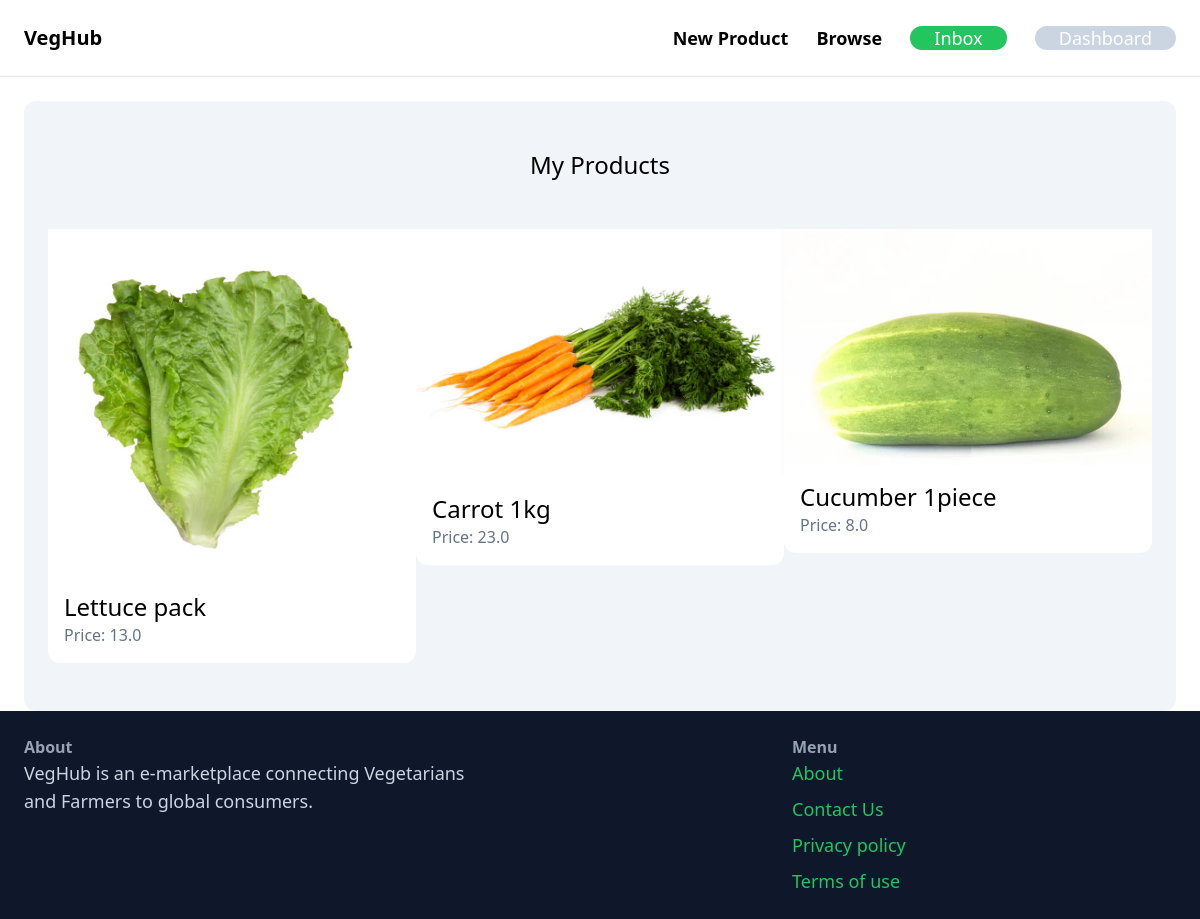
Screenshot of /dashboard/ (signed in) with the database file from the repository.
### products/models.py (models this page shows, shortened)
class Product(models.Model):
    name = models.CharField(max_length=255)
    description = models.TextField(blank=True, null=True)
    price = models.FloatField()
    category = models.ForeignKey(Category, related_name='products', on_delete=models.CASCADE)
    stock = models.IntegerField()
    image = models.ImageField(upload_to='product_images', blank=True, null=True)
    created_at = models.DateTimeField(auto_now_add=True)
    created_by = models.ForeignKey(User, related_name='products', on_delete=models.CASCADE)

### dashboard/views.py (the view)
# urls.py: path('', views.index, name='index'),
@login_required
def index(request):
    products = Product.objects.filter(created_by=request.user)
    return render(request, 'dashboard/index.html',{
        'products': products,
    })

### dashboard/templates/dashboard/index.html (shortened to what this page needs)
{% extends 'core/base.html' %}
{% block content %}
    <div class="mt-6 px-6 py-12 bg-slate-100 rounded-xl">
        <h2 class="mb-12 text-2xl text-center">My Products</h2>
        <div class="grid grid-cols-3 gap=3">
            {% for products in products %}
                <div>
                    <a href="{% url 'products:detail' products.id %}">
                        <div>
                            <img src="{{ products.image.url }}" class="rounded=t=l">
                        </div>
                        <div class="p-4 bg-white rounded-b-xl">
                            <h2 class="text-2xl">{{ products.name }}</h2>
                            <p class="text-slate-500">Price: {{ products.price }}</p>
                        </div>
                    </a>
                </div>
            {% endfor %}
        </div>
    </div>
{% endblock %}

### rows the page displays
Product: image (picture), name "Lettuce pack", price "13.0"
Product: image (picture), name "Carrot 1kg", price "23.0"
Product: image (picture), name "Cucumber 1piece", price "8.0"
